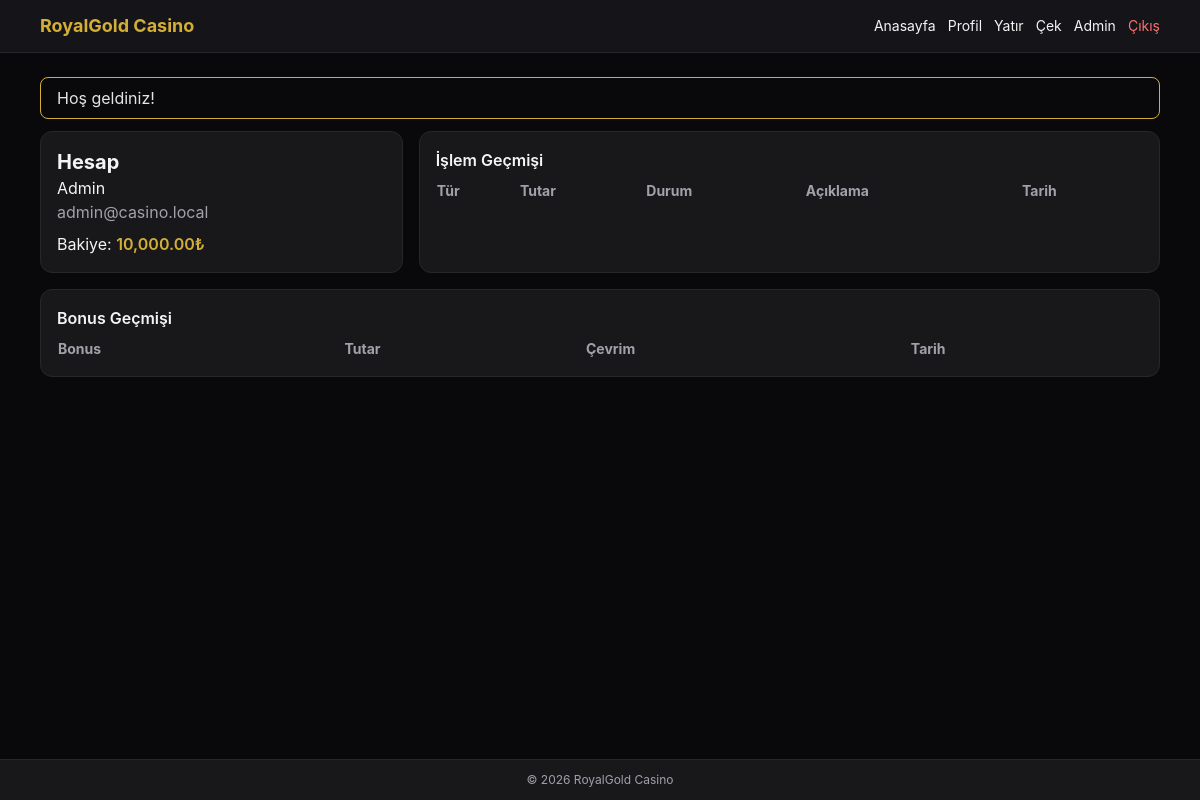
The app's page /profile.php (signed in) with its own data.
### tables this page shows
CREATE TABLE users (
  id INT AUTO_INCREMENT PRIMARY KEY,
  name VARCHAR(120) NOT NULL,
  email VARCHAR(190) NOT NULL UNIQUE,
  password VARCHAR(255) NOT NULL,
  role ENUM('user','admin') NOT NULL DEFAULT 'user',
  balance DECIMAL(14,2) NOT NULL DEFAULT 0,
  wager_remaining DECIMAL(14,2) NOT NULL DEFAULT 0,
  iban VARCHAR(64) NULL,
  is_banned TINYINT(1) NOT NULL DEFAULT 0,
  reset_token VARCHAR(80) NULL,
  reset_expires_at DATETIME NULL,
  created_at DATETIME NOT NULL
);

### includes/auth.php (called while the page is built, shortened)
<?php
function current_user(PDO $db): ?array
{
    $id = $_SESSION['user_id'] ?? null;
    $stmt = $db->prepare('SELECT id, name, email, role, balance, is_banned, iban, created_at FROM users WHERE id = :id LIMIT 1');
    $stmt->execute([':id' => (int) $id]);
    $user = $stmt->fetch();
    return $user;
}

### includes/functions.php (called while the page is built, shortened)
<?php
function e(string $value): string
{
    return htmlspecialchars($value, ENT_QUOTES | ENT_SUBSTITUTE, 'UTF-8');
}

### profile.php (the view, shortened to what this page needs)
<?php
require __DIR__ . '/includes/bootstrap.php';
include __DIR__ . '/includes/views/header.php';
?>
<div class="grid lg:grid-cols-3 gap-4">
    <div class="bg-zinc-900 border border-zinc-800 rounded-xl p-4">
        <h2 class="text-xl font-bold">Hesap</h2>
        <p><?= e($user['name']) ?></p>
        <p class="text-zinc-400"><?= e($user['email']) ?></p>
        <p class="mt-2">Bakiye: <span class="text-casinoGold font-semibold"><?= number_format((float)$user['balance'],2) ?>₺</span></p>
    </div>
    <div class="lg:col-span-2 bg-zinc-900 border border-zinc-800 rounded-xl p-4 overflow-x-auto">
        <h3 class="font-semibold mb-2">İşlem Geçmişi</h3>
        <table class="w-full text-sm min-w-[640px]"><thead><tr class="text-left text-zinc-400"><th>Tür</th><th>Tutar</th><th>Durum</th><th>Açıklama</th><th>Tarih</th></tr></thead></table>
    </div>
</div>
<div class="mt-4 bg-zinc-900 border border-zinc-800 rounded-xl p-4 overflow-x-auto">
    <h3 class="font-semibold mb-2">Bonus Geçmişi</h3>
    <table class="w-full text-sm min-w-[520px]"><thead><tr class="text-left text-zinc-400"><th>Bonus</th><th>Tutar</th><th>Çevrim</th><th>Tarih</th></tr></thead></table>
</div>
<?php include __DIR__ . '/includes/views/footer.php'; ?>

### assets/css/app.css (style rules this page uses)
:root { color-scheme: dark; }
body { font-family: Inter, ui-sans-serif, system-ui, sans-serif; }

### records on screen
users: name "Admin", email "admin@casino.local", balance "10,000.00"

### other values on screen
$appName "RoyalGold Casino"
$f['message'] "Hoş geldiniz!"
$siteSettings['site_name'] "RoyalGold Casino"
